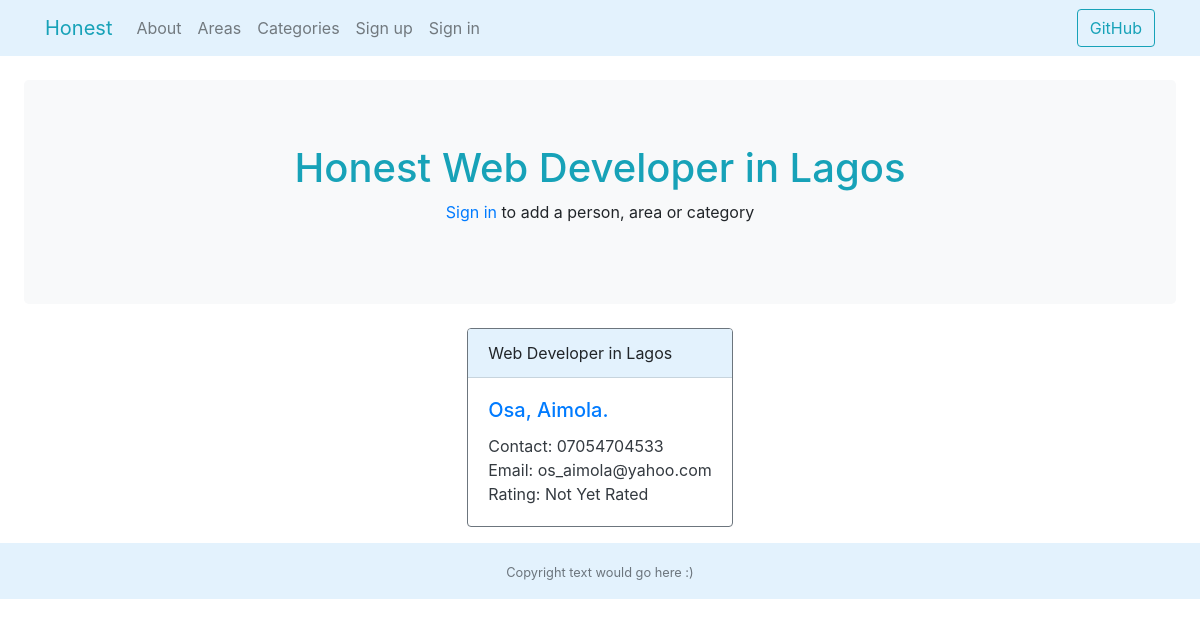
The page /honest/lagos/web-developer/ on the database its author committed.
### honest/models.py (models this page shows, shortened)
class Category(models.Model):
    category = models.CharField(max_length=100, unique=True, default='General',
                                help_text="Category of Service Provided")
    views = models.IntegerField(default=0)
    slug = models.SlugField()
    def __str__(self):
        return self.category

class Area(models.Model):
    state = models.CharField(max_length=100, unique=True, default='Nigeria')
    views = models.IntegerField(default=0)
    slug = models.SlugField()
    """ commented out, states are unique and cant have multiple areas
    area = models.CharField(max_length=100, unique=True, null=True)
    """
    def __str__(self):
        return self.state

class Person(models.Model):
    service = models.ForeignKey(Category, on_delete=models.PROTECT, related_name='service', help_text='Service')
    location = models.ForeignKey(Area, on_delete=models.PROTECT, related_name='location', help_text='Location (state)')
    first_name = models.CharField(max_length=60, help_text='First name')
    last_name = models.CharField(max_length=60, help_text='Last name (surname)')
    phone_number = models.CharField(max_length=14, validators=[
        MinLengthValidator(11, message='phone number must be 11 - 14 characters long')], help_text="phone number 11"
                                                                                                   "- 14 digits allowed")
    email = models.EmailField(max_length=150, blank=True, help_text='Valid email address')
    date_added = models.DateField(auto_now_add=True)
    views = models.IntegerField(default=0)
    upvotes = models.IntegerField(default=0)
    downvotes = models.IntegerField(default=0)
    rating = models.FloatField(default=0)
    def avg_rating(self):
        if self.rating == 0.0:
            return 'Not Yet Rated'
        else:
            return self.rating

### honest/views.py (the view)
# urls.py: path('<str:area_slug>/<str:category_slug>/', views.category_in_area, name='category_in_area'),
def category_in_area(request, area_slug, category_slug):
    category = Category.objects.get(slug=category_slug)
    area = Area.objects.get(slug=area_slug)
    people = Person.objects.filter(service=category, location=area)
    context = {'category': category, 'area': area, 'people': people}
    return render(request, 'honest/category_in_area.html', context)

### honest/templates/honest/category_in_area.html (shortened to what this page needs)
{% extends 'honest/themedbase.html' %}  {% block intro_block %}
<h1 class="text-info text-center">
  Honest {{category.category}} in {{area.state}}
</h1>
{% if user.is_authenticated %}
<div class="row">
  <div class="col">
    <a
      class="text-info text-decoration-none"
      href="{% url 'honest:add_person' %}"
      >Add a person</a
    >
  </div>
  <div class="col">
    <a class="text-info text-decoration-none" href="{% url 'honest:add_area' %}"
      >Add an area</a
    >
  </div>
  <div class="col">
    <a
      class="text-info text-decoration-none"
      href="{% url 'honest:add_category' %}"
      >Add a category</a
    >
  </div>
</div>
{% else %}
<p class="text-center">
  <a class="text-decoration-none" href="{% url 'honest:login' %}">Sign in</a> to
  add a person, area or category
</p>
{% endif %} {% endblock %} {% block body_block %}
<div class="container">
  <div class="row d-flex justify-content-center">
    {% for person in people %}
    <div
      class="card border-secondary mr-auto ml-auto mb-3"
      style="max-width: 18rem;"
    >
      <div class="card-header" style="background-color: #e3f2fd;">
        {{person.service}} in {{person.location}}
      </div>
      <div class="card-body text-dark">
        <h5 class="card-title">
          <a
            class="text-decoration-none
                    "
            href="{% url 'honest:person' person.location person.service person.id %}"
            >{{person.first_name}}, {{person.last_name}}.</a
          >
        </h5>
        <p class="card-text">
          Contact: {{person.phone_number}} <br />Email: {{person.email}}
          <br />Rating: {{person.avg_rating}}
        </p>
      </div>
    </div>
    {% endfor %}
  </div>
</div>
{% endblock %}

### rows shown on the page
Category: category "Web Developer"
Area: state "Lagos"
Person: service "Web Developer", location "Lagos", first_name "Osa", last_name "Aimola", phone_number "07054704533", email "os_aimola@yahoo.com", avg_rating "Not Yet Rated"
